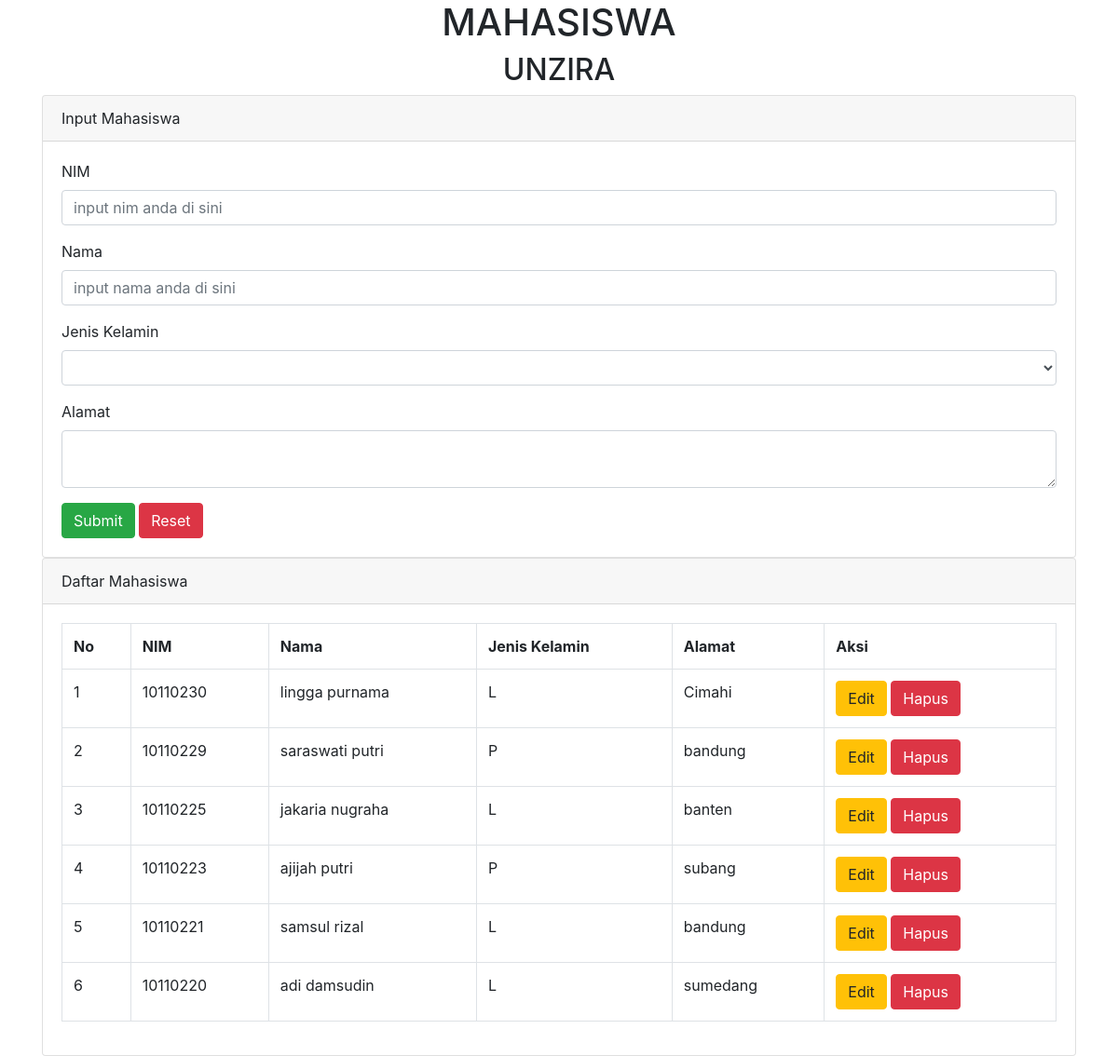
/akademik/mahasiswa.php, run on the app's committed database.
### tables this page shows
CREATE TABLE `mahasiswa` (
  `nim` char(8) NOT NULL,
  `nama` varchar(25) DEFAULT NULL,
  `jk` char(1) NOT NULL,
  `alamat` varchar(30) DEFAULT NULL
);

### akademik/mahasiswa.php (the view, shortened to what this page needs)
<!DOCTYPE html>
<html>
<head>
    <link rel="stylesheet" type="text/css" href="css/bootstrap.min.css">
</head>
<body>
	<div class="container">
    <h1 class="text-center">MAHASISWA</h1>
    <h2 class="text-center">UNZIRA</h2>
    <div class="card" mt-3>
        <div class="card-header" bg-primary text-white>
            Input Mahasiswa
        </div>
        <div class="card-body">
            <form method="post" action="mahasiswa.php">
				<div class="form-group">
					<label>NIM</label>
					<input type="text" name="nim" value="<?=@$vnim?>" class="form-control" placeholder="input nim anda di sini" required>
				</div>
				<div class="form-group">
					<label>Nama</label>
					<input type="text" name="nama" value="<?=@$vnama?>" class="form-control" placeholder="input nama anda di sini" required>
				</div>
				<div class="form-group">
					<label>Jenis Kelamin</label>
					<select class="form-control" name="jk">
						<option value="<?=@$vjk?>"><?=@$vjk?></option>
						<option value="L">L</option>
					</select>
				</div>
				<div class="form-group">
					<label>Alamat</label>
					<textarea class="form-control" name= "alamat" placeholder="input Alamat anda di sini"> <?=@$valamat?> </textarea>
				</div>
				<input type="submit" class="btn btn-success" name="bsimpan"> </input>
				<input type="reset" class="btn btn-danger" name="reset"></input>
			</form>
        </div>
    </div>
<?php
	include "koneksi.php";
?>
	<div class="card" mt-3>
        <div class="card-header" bg-success text-white>
            Daftar Mahasiswa
        </div>
        <div class="card-body">
			<table class="table table-bordered">
				<tr>
					<th>No</th>
					<th>NIM</th>
					<th>Nama</th>
					<th>Jenis Kelamin</th>
					<th>Alamat</th>
					<th>Aksi</th>
				</tr>
				<?php
					$no = 1;
					$tampil = mysqli_query($koneksi, "SELECT * from mahasiswa order by nim desc");
					while($data = mysqli_fetch_array($tampil)):
				?>
				<tr>
					<td><?=$no++; ?></td>
					<td><?=$data['nim'] ?></td>
					<td><?=$data['nama'] ?></td>
					<td><?=$data['jk'] ?></td>
					<td><?=$data['alamat'] ?></td>
					<td>
						<a href ="updatemhs.php?hal=edit&nim=<?=$data['nim']?>"  class= "btn btn-warning"> Edit </a>
						<a href ="deletemhs.php?hal=hapus&nim=<?=$data['nim']?>" onclick="return confirm('Apakah yakin ingin menghapus data ini ') " class= "btn btn-danger"> Hapus </a>
					</td>
				</tr>
				<?php endwhile;?>
			</table>
        </div>
    </div>
	</div>
</body>
</html>

### data on the page
mahasiswa: nim "10110230", nama "lingga purnama", jk "L", alamat "Cimahi"
mahasiswa: nim "10110229", nama "saraswati putri", jk "P", alamat "bandung"
mahasiswa: nim "10110225", nama "jakaria nugraha", jk "L", alamat "banten"
mahasiswa: nim "10110223", nama "ajijah putri", jk "P", alamat "subang"
mahasiswa: nim "10110221", nama "samsul rizal", jk "L", alamat "bandung"
mahasiswa: nim "10110220", nama "adi damsudin", jk "L", alamat "sumedang"
